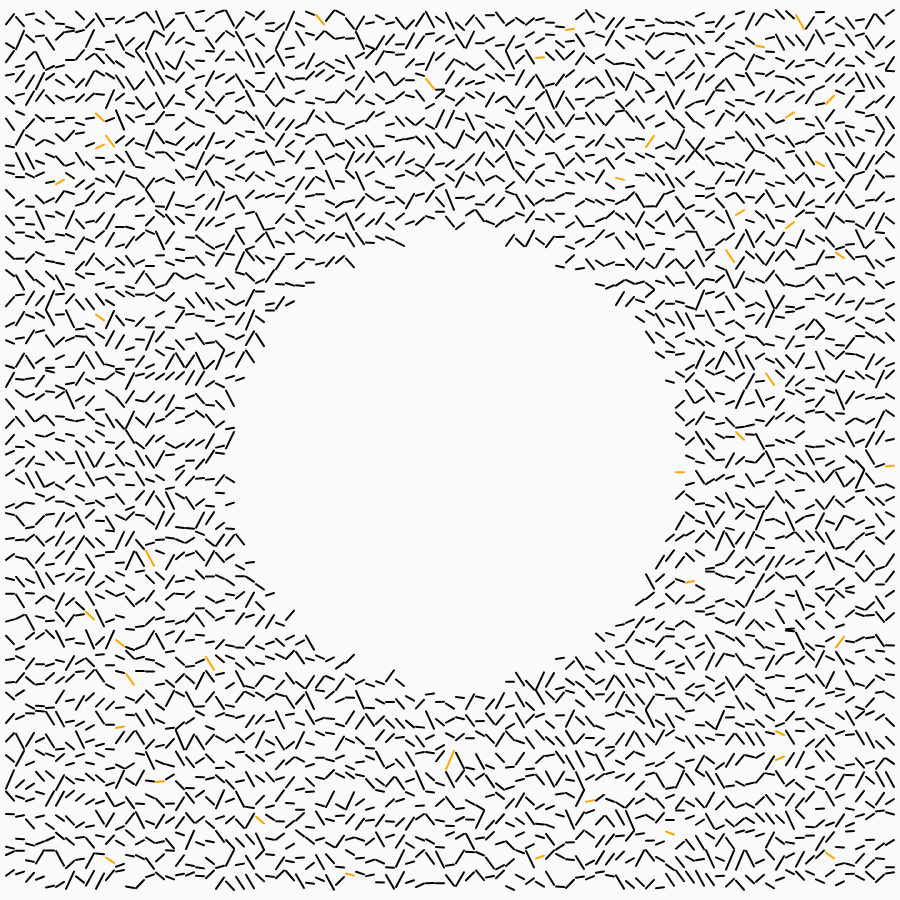
Frame 1 (no input)
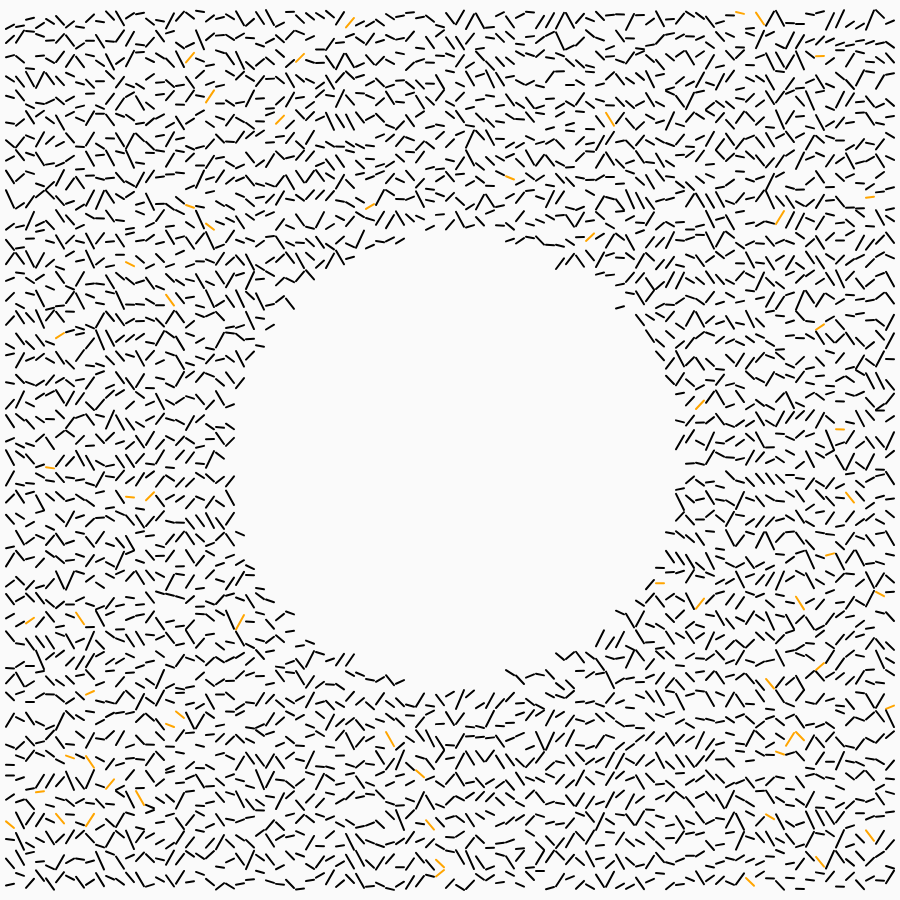
Frame 2 (the mouse pressed at the canvas centre, redrawn once)

The p5.js sketch that drew these frames (run headless with seeded random() and noise() and a simulated clock; the mouse was pressed at the canvas centre and the sketch redrawn once):

// p5.js sketch
// ── sketch.js
function setup() {
  createCanvas(900, 900)
  noLoop()
}

function draw() {
  background('#FAFAFA')
  noFill()
  strokeWeight(2)
  
  const cx = height * 0.5
  const cy = width * 0.5
  const cr = height * 0.5
  
  const row = 10
  const col = 20
  const marginy = col * 0.5
  const marginx = row * 0.5
  
  let random_min = -10
  let random_max = 10
  
  for (let y = marginy ; y < height - marginy; y += col) {
    for (let x = marginx; x < width - marginx; x += row) {
      
      let off_1 = random(random_min, random_max)
      let off_2 = random(random_min, random_max)
      let r = random(0, 50)
      stroke('black')
      
      if (pointInCircle(x, y, cx, cy , cr * 0.5) === false) {
        if (r < 1) {
          stroke('orange')
        }
        line(x + row * 0.1, y + col * 0.5 + off_1, x + row * 0.9, y + col * 0.5 + off_2)
      }
    }
  }
  
function pointInCircle(x, y, cx, cy, radius) {
  // x,y is the point to test
  // cx, cy is circle center, and radius is circle radius
  var distancesquared = (x - cx) * (x - cx) + (y - cy) * (y - cy);
  return distancesquared <= radius * radius;
}
}
